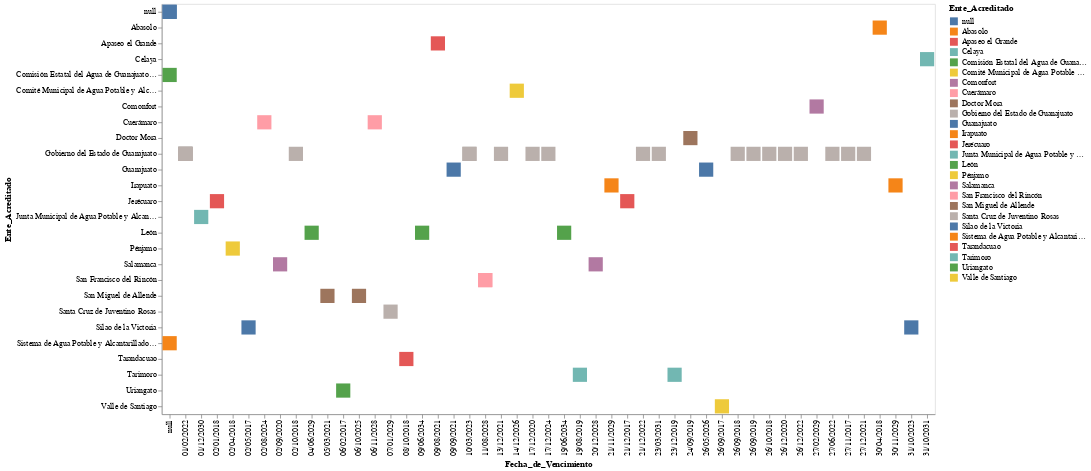

Notebook code cell kept with this figure:
### Markdown cell above
## __Visualizacion de los datos.__

### Code cell
Grafico_1 = alt.Chart(Datos).mark_bar().encode(
    x = alt.X('Fecha_de_Vencimiento:N'),
    y = alt.Y('Ente_Acreditado:N'),
    color = 'Ente_Acreditado',
)
Grafico_1
